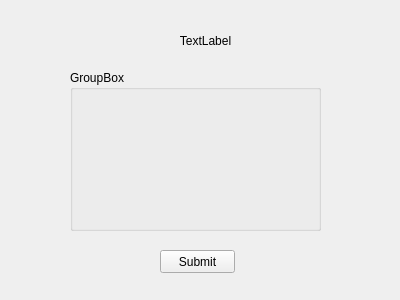
<?xml version="1.0" encoding="UTF-8"?>
<ui version="4.0">
 <class>Widget</class>
 <widget class="QWidget" name="Widget">
  <property name="geometry">
   <rect>
    <x>0</x>
    <y>0</y>
    <width>400</width>
    <height>300</height>
   </rect>
  </property>
  <property name="windowTitle">
   <string>Widget</string>
  </property>
  <widget class="QLabel" name="label">
   <property name="geometry">
    <rect>
     <x>90</x>
     <y>30</y>
     <width>231</width>
     <height>21</height>
    </rect>
   </property>
   <property name="text">
    <string>TextLabel</string>
   </property>
   <property name="alignment">
    <set>Qt::AlignCenter</set>
   </property>
  </widget>
  <widget class="QGroupBox" name="groupBox">
   <property name="geometry">
    <rect>
     <x>70</x>
     <y>70</y>
     <width>251</width>
     <height>161</height>
    </rect>
   </property>
   <property name="title">
    <string>GroupBox</string>
   </property>
  </widget>
  <widget class="QPushButton" name="submitBtn">
   <property name="geometry">
    <rect>
     <x>160</x>
     <y>250</y>
     <width>75</width>
     <height>23</height>
    </rect>
   </property>
   <property name="text">
    <string>Submit</string>
   </property>
  </widget>
 </widget>
 <layoutdefault spacing="6" margin="11"/>
 <resources/>
 <connections/>
</ui>
